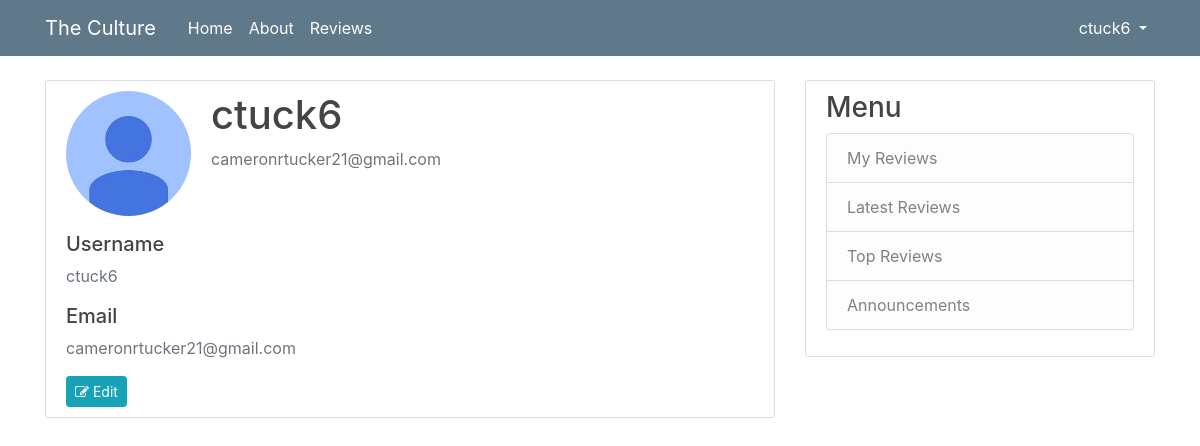
Page /account (signed in) on the committed database.
### app/database.py (models this page shows, shortened)
class User(db.Model, UserMixin):
    id = db.Column(db.Integer, primary_key = True)
    username = db.Column(db.String(20), unique = True, nullable = False)
    email = db.Column(db.String(50), unique = True, nullable = False)
    image_file = db.Column(db.String(20), unique = False, nullable = False, default = "default_" + str(random.randint(1, 5)) + ".jpg")
    password = db.Column(db.String(20), nullable = False)
    reviews = db.relationship("Review", backref = "author", lazy = True)

### app/users/routes.py (the view)
@users.route("/account")
@login_required
def account():
	return render_template("account.html")

### app/database.py (called while the page is built)
@loginManager.user_loader
def loadUser(userId):
	return User.query.get(int(userId))

### app/templates/account.html
{% extends "layout.html" %}
{% block content %}
	<div class="content-section">
	  <div class="media">
	    <img class="rounded-circle account-img" src="{{ url_for('static', filename='profilePics/' + current_user.image_file) }}">
	    <div class="media-body">
	      <h2 class="account-heading">{{ current_user.username }}</h2>
	      <p class="text-secondary">{{ current_user.email }}</p>
	    </div>
	  </div>
	  <h5>Username</h5>
	  <p class="text-secondary">{{ current_user.username }}</p>
	  <h5>Email</h5>
	  <p class="text-secondary">{{ current_user.email }}</p>
	  <a href="{{ url_for('users.edit_account') }}"><button class="btn btn-info btn-sm"><span class="fa fa-edit"></span> Edit</button></a>
	</div>
{% endblock content %}

### app/templates/layout.html (shortened to what this page needs)
<!DOCTYPE html>
<html>
<head>
	<link rel="stylesheet" href="https://maxcdn.bootstrapcdn.com/bootstrap/4.0.0/css/bootstrap.min.css">
	<link rel="stylesheet" type="text/css" href="{{ url_for('static', filename='main.css') }}">
	<link href="https://maxcdn.bootstrapcdn.com/font-awesome/4.7.0/css/font-awesome.min.css" rel="stylesheet">
</head>
<body>
	<header class="site-header">
	  <nav class="navbar navbar-expand-md navbar-dark bg-steel fixed-top">
	    <div class="container">
	      <a class="navbar-brand mr-4" href="{{ url_for('main.home') }}">The Culture</a>
	      <div class="collapse navbar-collapse" id="navbarToggle">
	        <div class="navbar-nav mr-auto">
	          <a class="nav-item nav-link" href="{{ url_for('main.home') }}">Home</a>
	          <a class="nav-item nav-link" href="{{ url_for('main.about') }}">About</a>
	          <a class="nav-item nav-link" href="{{ url_for('reviews.show_reviews') }}">Reviews</a>
	        </div>
	        <div class="navbar-nav">
	          {% if current_user.is_authenticated %}
	            <li class="dropdown show">
	              <a class="nav-item nav-link dropdown-toggle" href="#" role="button" id="dropdownMenuLink" data-toggle="dropdown" aria-haspopup="true" aria-expanded="false">
	                {{ current_user.username }}
	              </a>
	            </li>
	          {% else %}
	            <a class="nav-item nav-link" href="{{ url_for('users.login') }}"><span class="fa fa-sign-in"></span> Login</a>
	            <a class="nav-item nav-link" href="{{ url_for('users.register') }}"><span class="fa fa-pencil"></span> Sign Up</a>
	          {% endif %}
	        </div>
	      </div>
	    </div>
	  </nav>
	</header>
	<main role="main" class="container">
	  <div class="row">
	    <div class="col-md-8">
		  {% block content %}{% endblock content %}
	    </div>
        {% if request.path != url_for('users.register') and request.path != url_for('users.login') %}
          <div class="col-md-4">
            <div class="content-section">
              <h3>Menu</h3>
              <ul class="list-group">
              	{% if current_user.is_authenticated %}
              		<a class="list-group-item list-group-item-light" href="{{ url_for('users.user_reviews', username = current_user.username) }}">My Reviews</a>
              	{% endif %}
                <a class="list-group-item list-group-item-light" href="{{ url_for('reviews.latest_reviews') }}">Latest Reviews</a>
                <a class="list-group-item list-group-item-light" href="#">Top Reviews</a>
                <a class="list-group-item list-group-item-light" href="#">Announcements</a>
              </ul>
            </div>
          </div>
        {% endif %}
      </div>
    </main>
</body>
</html>

### app/static/main.css (style rules this page uses)
body { background: #ffffff; color: #333333; margin-top: 5rem; }
h1, h2, h3, h4, h5, h6 { color: #444444; }
.bg-steel { background-color: #5f788a; }
.site-header .navbar-nav .nav-link { color: #FFFFFF; }
.content-section { background: #ffffff; padding: 10px 20px; border: 1px solid #dddddd; border-radius: 3px; margin-bottom: 20px; }
.account-img { height: 125px; width: 125px; margin-right: 20px; margin-bottom: 16px; }
.account-heading { font-size: 2.5rem; }

### rows in the picture
User: username "ctuck6", image_file (placeholder picture), email "cameronrtucker21@gmail.com"
